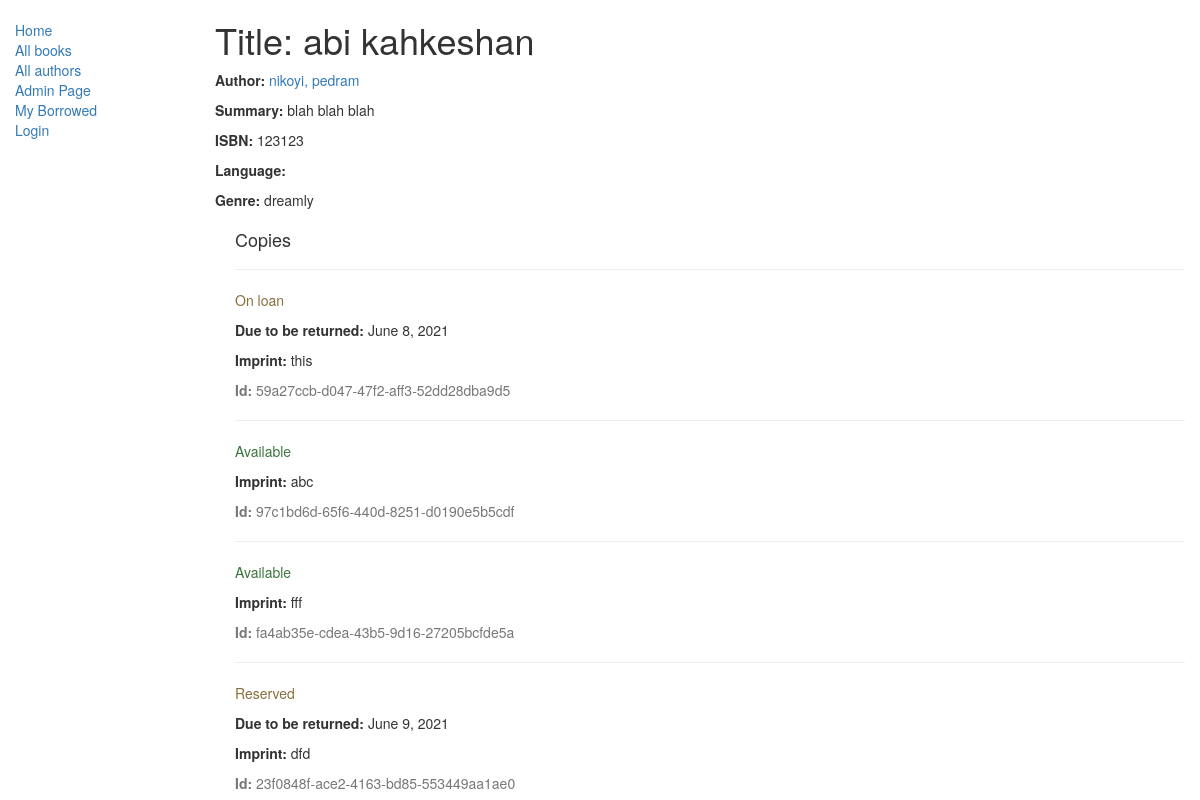
/catalog/book/2, run on an earlier commit of the app's database.
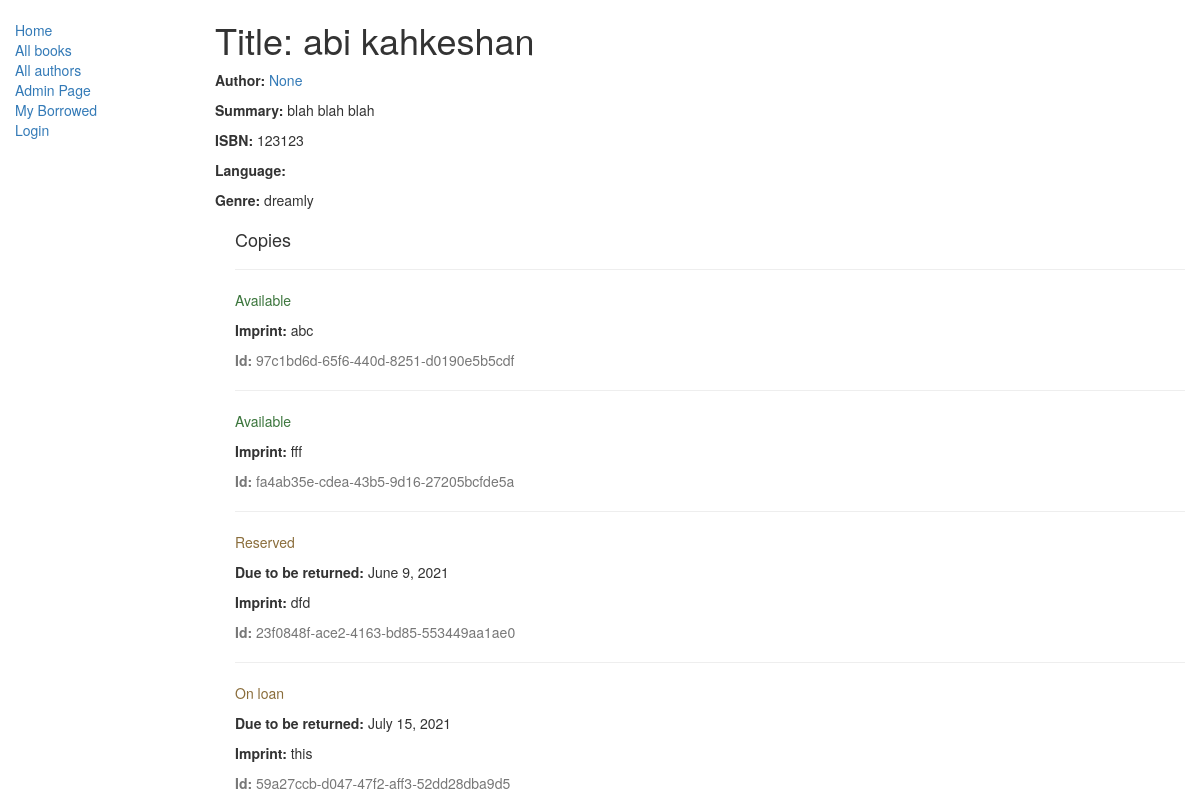
And on a later commit of the database.
### catalog/models.py (models this page shows, shortened)
class Book(models.Model):
    title = models.CharField(max_length=200)
    author = models.ForeignKey('Author', on_delete=models.SET_NULL, null=True)
    summary = models.TextField(max_length=1000, help_text="Enter a brief description of the book")
    isbn = models.CharField('ISBN',max_length=13, help_text='13 Character <a href="https://www.isbn-international.org/content/what-isbn">ISBN number</a>')
    genre = models.ManyToManyField(Genre, help_text="Select a genre for this book")
    def display_genre(self):
        """
        Creates a string for the Genre. This is required to display genre in Admin.
        """
        return ', '.join([ genre.name for genre in self.genre.all()[:3] ])
    display_genre.short_description = 'Genre'

class Author(models.Model):
    first_name = models.CharField(max_length=100)
    last_name = models.CharField(max_length=100)
    date_of_birth = models.DateField(null=True, blank=True)
    date_of_death = models.DateField('Died', null=True, blank=True)
    def __str__(self):
        return '%s, %s' % (self.last_name, self.first_name)

class Genre(models.Model):
    name = models.CharField(max_length=200, help_text="Enter a book genre (e.g. Science Fiction, French Poetry etc.)")
    def __str__(self):
        return self.name

class BookInstance(models.Model):
    id = models.UUIDField(primary_key=True, default=uuid.uuid4, help_text="Unique ID for this particular book across whole library")
    book = models.ForeignKey('Book', on_delete=models.SET_NULL, null=True)
    imprint = models.CharField(max_length=200)
    due_back = models.DateField(null=True, blank=True)
    LOAN_STATUS = (
        ('m', 'Maintenance'),
        ('o', 'On loan'),
        ('a', 'Available'),
        ('r', 'Reserved'),
    )
    status = models.CharField(max_length=1, choices=LOAN_STATUS, blank=True, default='m', help_text='Book availability')
    borrower = models.ForeignKey(User, on_delete=models.SET_NULL, null=True, blank=True)
    class Meta:
        ordering = ["due_back"]

### catalog/views.py (the view)
# urls.py: url(r'^book/(?P<pk>\d+)$', views.BookDetailView.as_view(), name='book-detail'),
class BookDetailView(generic.DetailView):
    model = models.Book
    template_name='catalog/book_detail.html'

### catalog/templates/catalog/book_detail.html
{% extends "catalog/base_generic.html" %}
{% block content %}
  <h1>Title: {{ book.title }}</h1>
  <p><strong>Author:</strong> <a href="">{{ book.author }}</a></p>
  <p><strong>Summary:</strong> {{ book.summary }}</p>
  <p><strong>ISBN:</strong> {{ book.isbn }}</p>
  <p><strong>Language:</strong> {{ book.language }}</p>
  <p><strong>Genre:</strong> {% for genre in book.genre.all %} {{ genre }}{% if not forloop.last %}, {% endif %}{% endfor %}</p>
  <div style="margin-left:20px;margin-top:20px">
    <h4>Copies</h4>
    {% for copy in book.bookinstance_set.all %}
    <hr>
    <p class="{% if copy.status == 'a' %}text-success{% elif copy.status == 'm' %}text-danger{% else %}text-warning{% endif %}">{{ copy.get_status_display }}</p>
    {% if copy.status != 'a' %}<p><strong>Due to be returned:</strong> {{copy.due_back}}</p>{% endif %}
    <p><strong>Imprint:</strong> {{copy.imprint}}</p>
    <p class="text-muted"><strong>Id:</strong> {{copy.id}}</p>
    {% endfor %}
  </div>
{% endblock %}

What changed in the data, as far as the page shows it:
changed Book "abi kahkeshan": author "nikoyi, pedram" → "None"
changed BookInstance "On loan": due_back "June 8, 2021" → "July 15, 2021"; moves down the list
